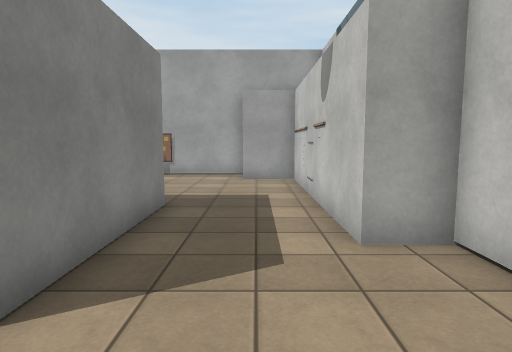
[1] (above)

16 first-person views from a walk through a Unity game level. The camera is 1.4 m above the floor, tilts 6° down and sees 75° across. The floor is counted in squares, 1 m on a side. Each view is taken from the middle of a square. On the plan, view 1 faces up. The plan holds only what a view shows up to about 15 squares ahead; the rest is blank. The place goes on beyond the plan. The player is left out. Some animated figures are not drawn. Some surface patterns are stand-ins.

[2]
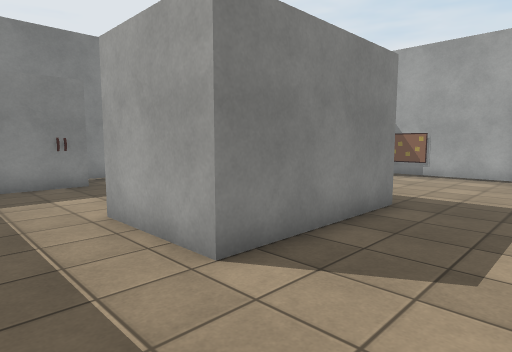

[3]
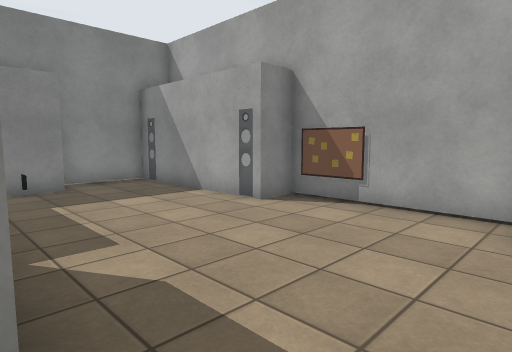

[4]
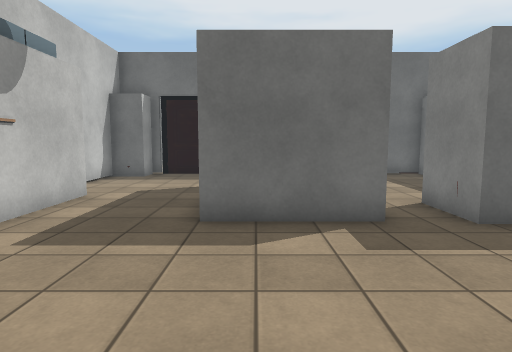

[5]
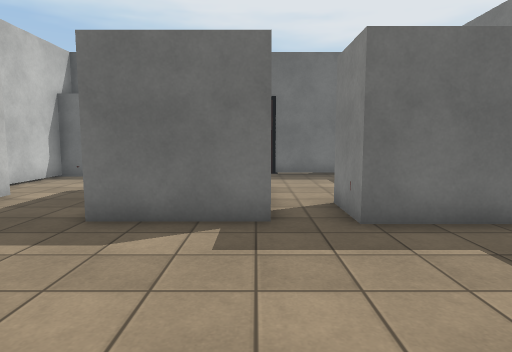

[6]
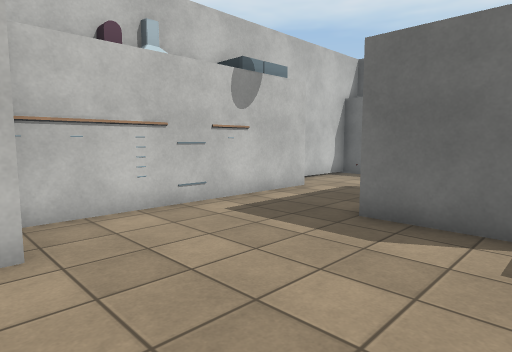

[7]
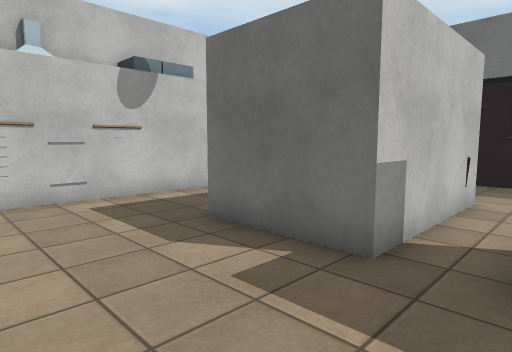

[8]
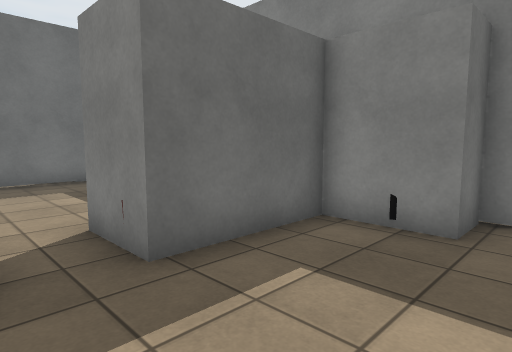

[9]
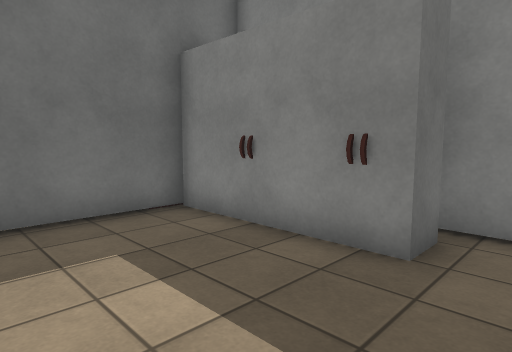

[10]
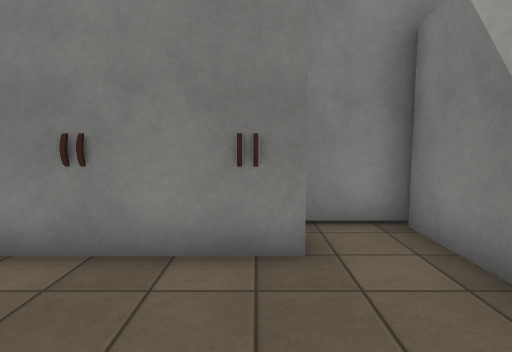

[11]
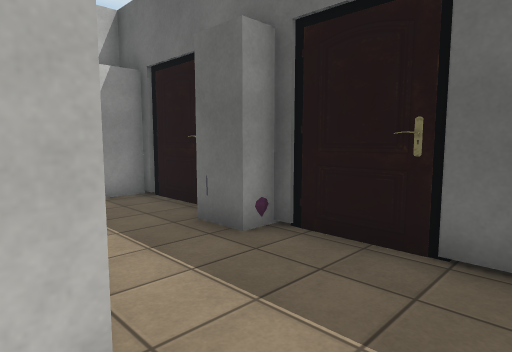

[12]
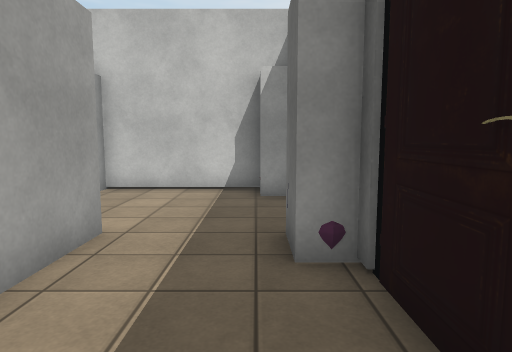

[13]
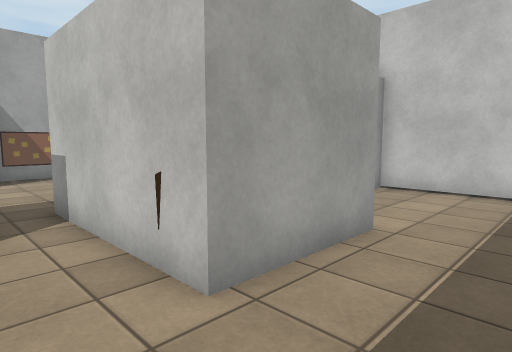

[14]
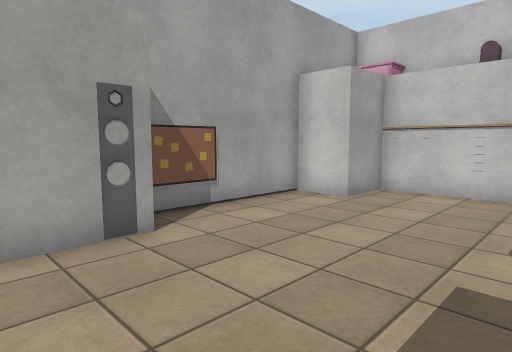

[15]
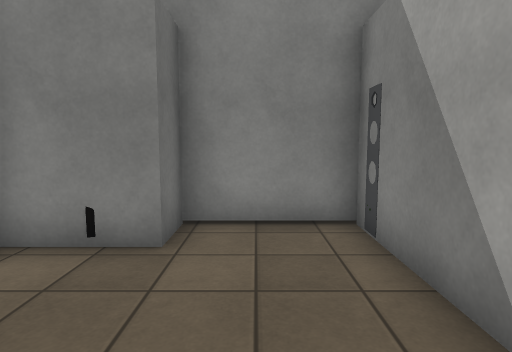

[16]
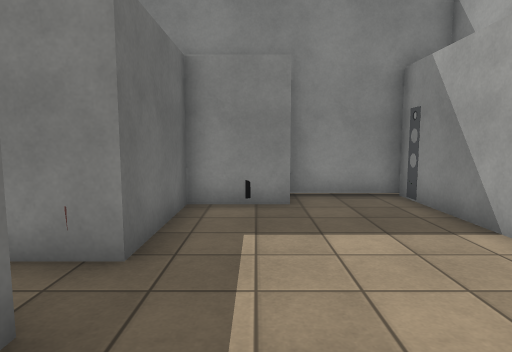

### Floor plan
Points are (right, up) in squares from view 1. A wall is a line through its corners. A room is listed if a view was taken in it or the views show most of it. See-through windows are left out.
Room 1 (views 1, 2, 3, 4, 5, 6, 7, 8, 9, 10, 11, 12, 13, 14, 15, 16)
walls: (-5.3, 7.3) (-2, 7.3) (-2, 2.3) (-5.3, 2.3) (-5.3, 7.3); (-6.8, 6.6) (-6.8, 5.5); (-9.5, 7.5) (-8.4, 7.5); (-10.4, 5.5) (-11.5, 5.5) (-11.5, 3.4); (-11, 3.6) (-9.9, 3.6) (-9.9, -1.2) (-3.5, -1.2); (-5.5, 13.5) (-5.5, 12.7) (-11.5, 12.7) (-11.5, 9.8) (-10.4, 9.8); (-1, -1.2) (1.5, -1.2); (-0.4, 13.8) (-5.5, 13.8); (2.7, -0.1) (2.7, 4.4) (1.4, 4.4) (1.4, 5.6)
objects: table (-11, 9); wardrobe (-10, 2); other object (-7, 7); chair (-5, 3); vase (-3, -1); other object (-2, -1); other object (1, 12) to (2, 12); block (2, -1) to (2, 0); fridge (2, 6); cabinet (2, 7); other object (2, 9); cabinet (2, 10); cabinet (2, 13); fan (3, 9)

Where each view was taken, in squares from view 1:
view 1: 0 up, 0 right, facing up
view 2: 0 up, 1 right, facing up-left
view 3: 7 up, 0 right, facing up-left
view 4: 13 up, 3 left, facing down
view 5: 13 up, 5 left, facing down
view 6: 13 up, 5 left, facing down-right
view 7: 11 up, 7 left, facing down-right
view 8: 11 up, 5 left, facing down-left
view 9: 5 up, 6 left, facing down-left
view 10: 3 up, 6 left, facing left
view 11: 3 up, 7 left, facing down-right
view 12: 0 up, 7 left, facing right
view 13: 0 up, 7 left, facing up-right
view 14: 8 up, 8 left, facing up-right
view 15: 11 up, 6 left, facing left
view 16: 9 up, 3 left, facing left
